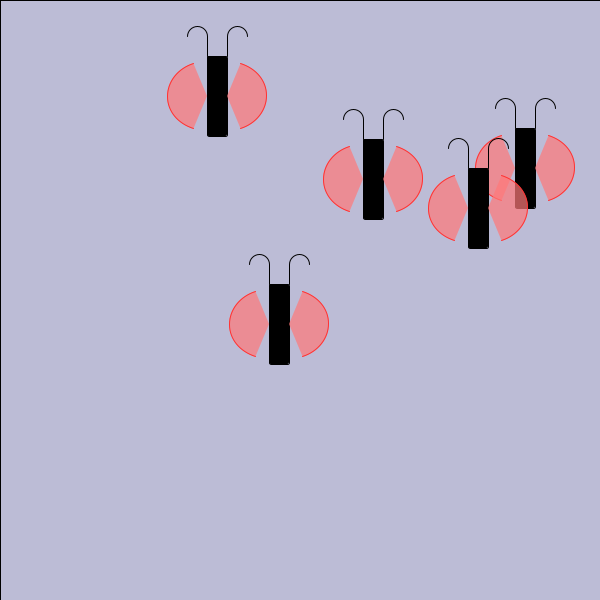
Frame 1 (no input)
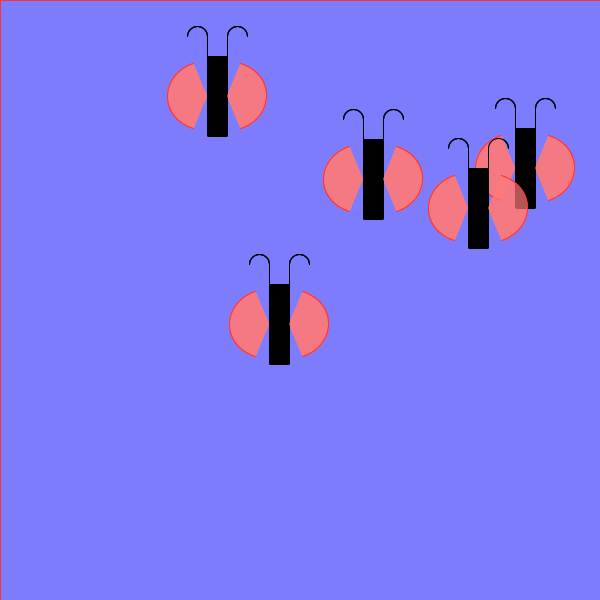
Frame 60 (the mouse pressed at the canvas centre just before this capture)
Frame 120 (the mouse held since frame 60 and released just before this capture): identical to frame 60, image omitted

The Processing sketch that drew these frames (run headless with seeded random() and noise(); from frame 60 on, the mouse is pressed at the canvas centre):

// Processing sketch: lab4_Challenge
// ── lab4_Challenge.pde
int butterflyWidth=100; //diameter of "wing" arc, plus width of rect. body
int numButterflies=5; 
ArrayList<Butterfly> butterflies = new ArrayList<Butterfly>(); 


void setup() {
  for (int i=0;i<numButterflies;i++) 
  {
    int bx=(int)random(butterflyWidth/2, width-butterflyWidth/2); //note the cast (int). random function returns a float; we need to explicitly convert it to integer type
    //to store in the array of integers
    int by=(int)random(butterflyWidth/2, height-butterflyWidth/2); //keep butterflies within the screen
    butterflies.add(new Butterfly(bx, by, 0));
  }
}


void draw() {
  fill(120, 120, 255, 50);
  rect(0, 0, width, height); //this will be our background. 
  //Will create a cool effect when we aniate our butterflies. :)
  for (int i=0;i<butterflies.size();i++) 
  {
    Butterfly currButterfly = butterflies.get(i);
    currButterfly.drawMe();
    currButterfly.move();
    if (mousePressed&&dist(mouseX, mouseY, currButterfly.x, currButterfly.y)<butterflyWidth/2){
      if (mouseButton==LEFT) 
      {
        currButterfly.speed=-5;    
        continue;
      }
      if (mouseButton==RIGHT){
        //butterflies.clear();
        currButterfly.draw=!currButterfly.draw;
      }
    }
  }
}

void mousePressed(){
}

class Butterfly {

  //fields
  int x;
  int y;
  int speed;
  boolean draw;

  //Constructor
  Butterfly(int x, int y_, int speed) {
    this.x=x;
    y=y_;
    this.speed=speed;
    this.draw=true;
  }
  
  void drawMe() {
    if (!draw){
      return;
    }
    //butterfly
    pushMatrix();
    translate(x, y);
    //body
    fill(0);
    stroke(0);
    rect(-10, -40, 20, 80, ROUND);

    //attenae
    line(-10, -40, -10, -60);
    noFill();
    arc(-20, -60, 20, 20, -PI, 0);
    line(10, -40, 10, -60);
    arc(20, -60, 20, 20, -PI, 0);

    //wings
    stroke(255, 50, 50);
    fill(255, 120, 120, 180);
    arc(-10, 0, 80, 70, radians(110), radians(250));
    arc(10, 0, 80, 70, radians(-70), radians(70));
    popMatrix();
  }
  
  void move() {
    y+=speed;
  }
}

void settings() 
{
  size(butterflyWidth+numButterflies*butterflyWidth, 600);
}
